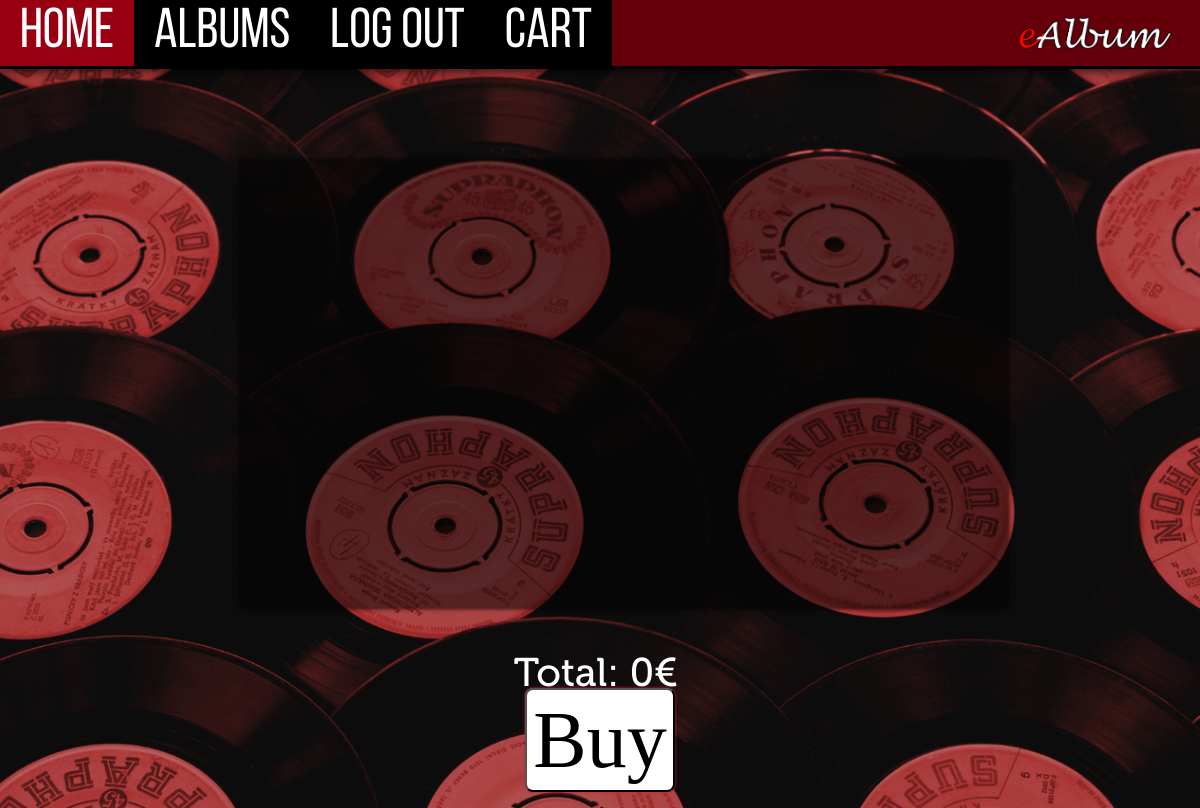
Page /store/cart (signed in) on the earlier database version.
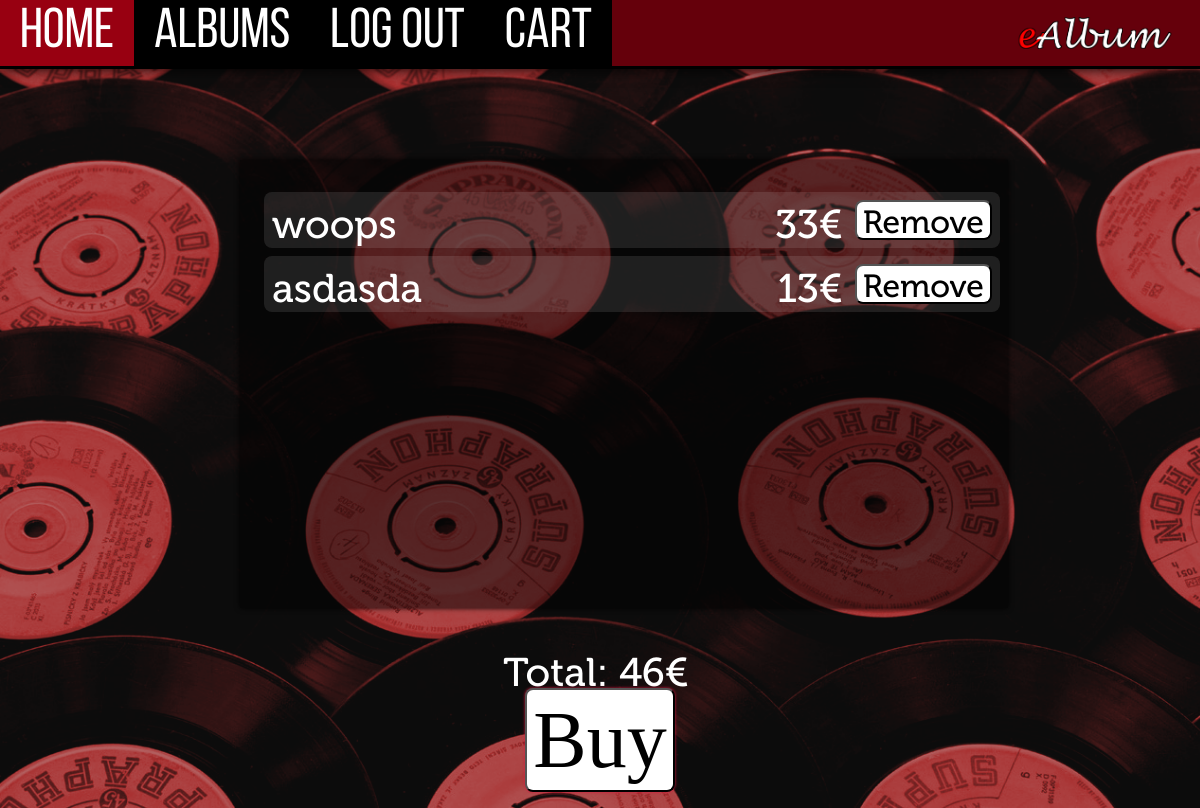
Same page on the later database version.
### store/models.py (models this page shows, shortened)
class Album(models.Model):
	name = models.CharField(max_length=100)
	cover = models.ImageField(upload_to='store/static/store/images')
	price = models.PositiveIntegerField(default = 0)
	description = models.CharField(max_length=400)
	genre = models.ManyToManyField(Genre)
	band = models.ForeignKey(Band, on_delete=models.CASCADE)
	slug = models.SlugField(max_length = 250, unique=True)
	def display_genre(self):
		return ', '.join(genre.name for genre in self.genre.all())
	display_genre.short_description = "Genre"

### store/views.py (the view, shortened to what this page needs)
# urls.py: path('cart', views.cartView, name = 'cart'),
def cartView(request):
    if request.method == "GET":
        (Profile.objects.get(user= request.user)).cartAlbums.set((Profile.objects.get(user= request.user)).cartAlbums.exclude(slug=request.GET.get("remove_item", "")))
    return render(request, 'store/cart.html', {
                'cart_items': Profile.objects.get(user= request.user).cartAlbums.all(),
                'total_price': sum([x.price for x in Profile.objects.get(user= request.user).cartAlbums.all()])
            })

### store/templates/store/cart.html (shortened to what this page needs)
{% load static %}
<html>
<head>
    <link type="text/css" rel="stylesheet" href="{% static 'store/css/cart.css' %}">
</head>
<body>
<ul id="topbar">
    <li><a class='link' href="{% url 'store:home' %}">Home</a></li>
    <li><a class='link' href="{% url 'store:albums' %}">Albums</a></li>
    {% if user.is_authenticated %}
        <li><a class='link' href="{% url 'store:logout' %}">Log Out</a></li>
        <li><a class='link' href="{% url 'store:cart' %}">Cart</a></li>
    {% else %}
        <li><a class='link' href="{% url 'store:login' %}">Log In</a></li>
    {% endif %}
	<li class="image"></li>
</ul>
<div id = "album_container">
{% for album in cart_items %}
    <div class = "item_cont">
        <div class = "item_name">{{album.name}}</div>
        <form id="add_item" method="get">
            <div class = "item_price">{{album.price}}€</div>
            <button class = "item_delete" value="{{album.slug}}" name="remove_item" type="submit">Remove</button>
        </form>
    </div>
{% endfor %}
</div>
<div id = "buy_container">
    <div class = "item_price">Total: {{total_price}}€</div>
    <form  method="post">
    <button class = "purchase" name="buy_item" value="{{total_price}}">Buy</button>
    </form>
</div>
</body>

Differences in the rows shown:
added Album: name "woops", price "33"
added Album: name "asdasda", price "13"
Other differences:
{{ total_price }}: "0" → "46"
